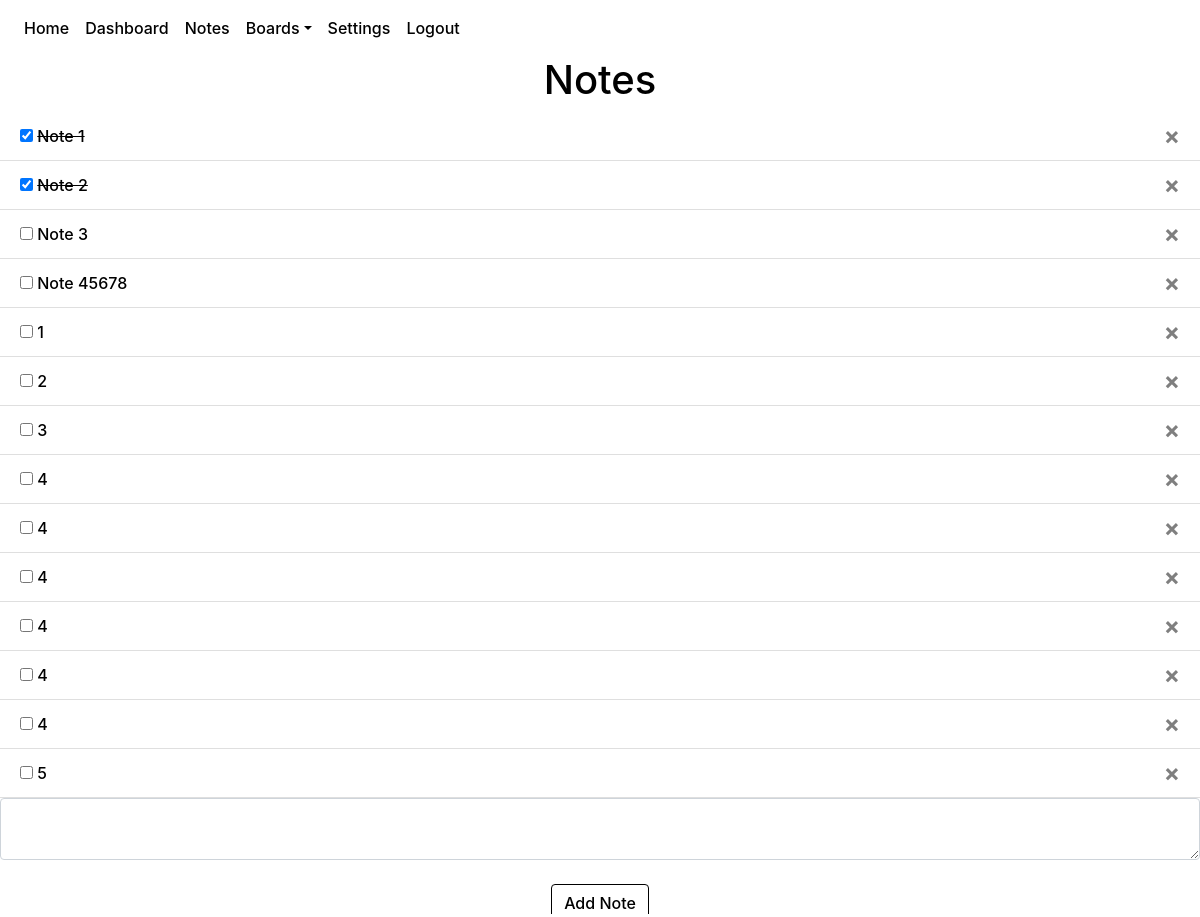
Before: /notes (signed in) with the older database file.
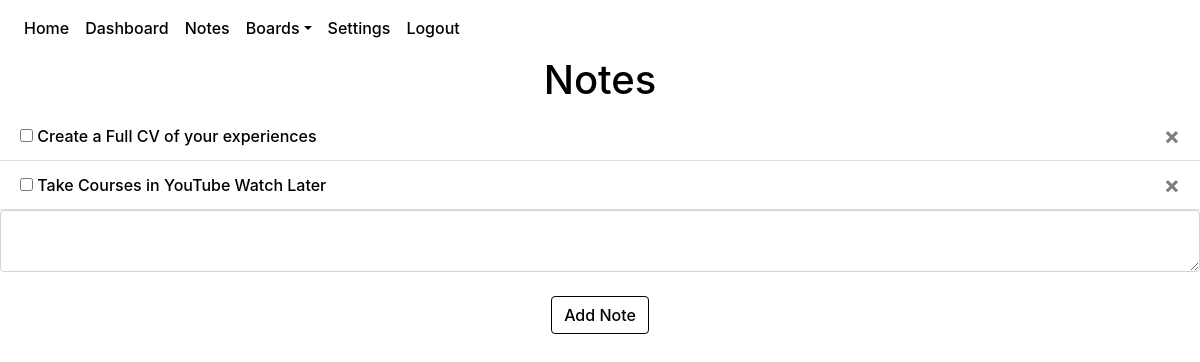
After: the same page with the newer database file.
### website/models.py (models this page shows)
class Note(db.Model):
    id = db.Column(db.Integer, primary_key=True)
    data = db.Column(db.String(10000))
    created = db.Column(db.DateTime(timezone=True), default=func.now())
    last_modified = db.Column(db.DateTime(timezone=True), default=func.now())
    completed = db.Column(db.Boolean, default = False)
    user_id = db.Column(db.Integer, db.ForeignKey('user.id'))

### website/views.py (the view, shortened to what this page needs)
@views.route('/notes', methods=['GET', 'POST'])
@login_required
def notes():
    return render_template("notes.html", user=current_user)

### website/__init__.py (called while the page is built)
def create_app():
    app = Flask(__name__)
    app.config['SECRET_KEY'] = urandom(12).hex()
    app.config['SQLALCHEMY_DATABASE_URI'] = f'sqlite:///{DB_NAME}'
    app.config['SQLALCHEMY_TRACK_MODIFICATIONS'] = False
    db.init_app(app)
    from .views import views
    from .auth import auth
    app.register_blueprint(views, url_prefix='/')
    app.register_blueprint(auth, url_prefix='/')
    from .models import User, Note, Board, Task, Category
    create_database(app)
    login_manager = LoginManager()
    login_manager.login_view = 'auth.login'
    login_manager.init_app(app)
    @login_manager.user_loader
    def load_user(id):
        return User.query.get(id)
    return app

### website/templates/notes.html (shortened to what this page needs)
{% extends "base.html" %} {% block title %}Notes{% endblock %}
{% block style %}
<link rel="stylesheet" href="{{ url_for('static', filename = 'notes.css') }}" />
{% endblock %}
{% block content %}
<h1 align="center">Notes</h1>
<ul class="list-group list-group-flush" id="notes-list">
  {% for note in user.notes %}
  {% set noteIdentifierClass = "N"+note.id|string %}
  <li class="list-group-item {{noteIdentifierClass}}", style="word-wrap:break-word;", id="list-item">
    {% if note.completed == True %}
    <input
    type="checkbox"
    id="show-note-checkbox"
    class="show-note {{ noteIdentifierClass }}"
    onclick="toggleNoteCompletion({{ note.id }})"
    checked />
    {% else %}
    <input
    type="checkbox"
    id="show-note-checkbox"
    class="show-note {{ noteIdentifierClass }}"
    onclick="toggleNoteCompletion({{ note.id }})" />
    {% endif %}
    <span class="show-note {{ noteIdentifierClass }}"id="show-note-text", ondblclick="editNoteDisplay({{ note.id }})">
      {{ note.data }}
    </span>
    <button
    type="button"
    class="close show-note {{ noteIdentifierClass }}"
    id="show-note-delete"
    onclick="showDeleteConfirmation(`deleteNote({{ note.id }});`, 'note');">
      <span class="delete-button" aria-hidden="true">&times;</span>
    </button>
  </li>
  {% endfor %}
</ul>
<form method="POST">
  <textarea name="note" id="note" class="form-control"></textarea>
  <br />
  <div align="center">
    <button type="submit" class="btn btn-primary">Add Note</button>
  </div>
</form>
{% endblock %}

### website/templates/base.html (shortened to what this page needs)
<!DOCTYPE html>
<html>
  <head>
    <link
      rel="stylesheet"
      href="https://stackpath.bootstrapcdn.com/bootstrap/4.4.1/css/bootstrap.min.css"
    />
    <link
      rel="stylesheet"
      href="https://stackpath.bootstrapcdn.com/font-awesome/4.7.0/css/font-awesome.min.css"
    />
    <link rel="stylesheet"
    href="{{url_for('static', filename='fontpicker.css')}}"
    />
    <link
      rel="stylesheet"
      href="{{ url_for('static', filename='base.css')}}"
    />
    {% block style %}{% endblock %}
  </head>
  <body>
    <nav class="navbar navbar-fixed-top navbar-expand-lg navbar-dark bg-dark">
      <div class="collapse navbar-collapse" id="navbar">
        <div class="navbar-nav">
          {% if user.is_authenticated %}
          <a class="nav-item nav-link" id="home" href="/">Home</a>
          <a class="nav-item nav-link" id="dashboard" href="/dashboard">Dashboard</a>
          <a class="nav-item nav-link" id="Notes" href="/notes">Notes</a>
          <li class="nav-item dropdown">
            <a class="nav-link dropdown-toggle" data-toggle="dropdown" href="/boards" role="button">Boards</a>
          </li>
          <a class="nav-item nav-link" id="settings" href="/settings">Settings</a>
          <a class="nav-item nav-link" id="logout" href="/logout">Logout</a>
          {% else %}
          <a class="nav-item nav-link" id="home" href="/">Home</a>
          <a class="nav-item nav-link" id="login" href="/login">Login</a>
          <a class="nav-item nav-link" id="signUp" href="/sign-up">Sign Up</a>
          {% endif %}
        </div>
      </div>
    </nav>
    <div id="container">
      {% block content %} {% endblock %}
      </div>
  </body>
</html>

### website/static/base.css (style rules this page uses)
html { height: 100vh; min-width: 99vw; max-width: 100vw; background-color: var(--navbar-background-color); }
:root { --background-color: #343a40; --text-color: #ffffff; --navbar-text-color: #9a9da0; --navbar-highlight-color: #ffffff; --navbar-background-color: #343a40; --button-text-color: #ffffff; --confirm-button-color: #007bff; --cancel-button-color: #6c757d; --delete-button-color: #ff0000; --create-screen-filter:rgba(0,0,255,.4); --delete-screen-filter:rgba(255,0,0,.6); --font-family: -apple-system, BlinkMacSystemFont,'Segoe UI',Roboto,'Helvetica Neue',Arial,'Noto Sans',sans-serif,'Apple Color Emoji','Segoe UI Emoji','Segoe UI Symbol','Noto Color Emoji'; --font-style: none; --font-weight: 500; }
body { width: 100%; min-height: 100vh; color: var(--text-color); background-color: var(--navbar-background-color); font-weight: var(--font-weight); font-family: var(--font-family); font-style: var(--font-style); }
div#container { position: relative; height: 93.6vh; min-width: 100%; background-color: var(--background-color); overflow-y: auto; }
.navbar { background-color: var(--navbar-background-color)!important; }
div.dropdown-menu.show, div.navbar-collapse.collapse, li.dropdown { background-color: var(--navbar-background-color)!important; }
.navbar a { color: var(--navbar-text-color)!important; background-color: var(--navbar-background-color)!important; }
h1, h2, h3, h4, h5, h6, p, div, a, li.list-group-item { color: var(--text-color); background-color: var(--background-color); font-weight: var(--font-weight); font-family: var(--font-family); font-style: var(--font-style); }
button.btn.btn-primary { background-color: var(--confirm-button-color)!important; border-color: var(--confirm-button-color)!important; color: var(--button-text-color)!important; font-weight: var(--font-weight); font-family: var(--font-family); font-style: var(--font-style); }

### website/static/notes.css (style rules this page uses)
button.close.show-note { text-decoration: none; }
:root { --show-Note-data: inline; --edit-Note-data: None; --edit-Note-buttons: None; }
.show-note { display:var(--show-Note-data); }

Changed rows visible on the page:
removed Note: data "Note 1"
removed Note: data "Note 2"
removed Note: data "Note 3"
removed Note: data "Note 45678"
removed Note: data "1"
removed Note: data "2"
removed Note: data "3"
removed Note: data "4"
removed Note: data "4"
removed Note: data "4"
removed Note: data "4"
removed Note: data "4"
removed Note: data "4"
removed Note: data "5"
added Note: data "Create a Full CV of your experiences"
added Note: data "Take Courses in YouTube Watch Later"
